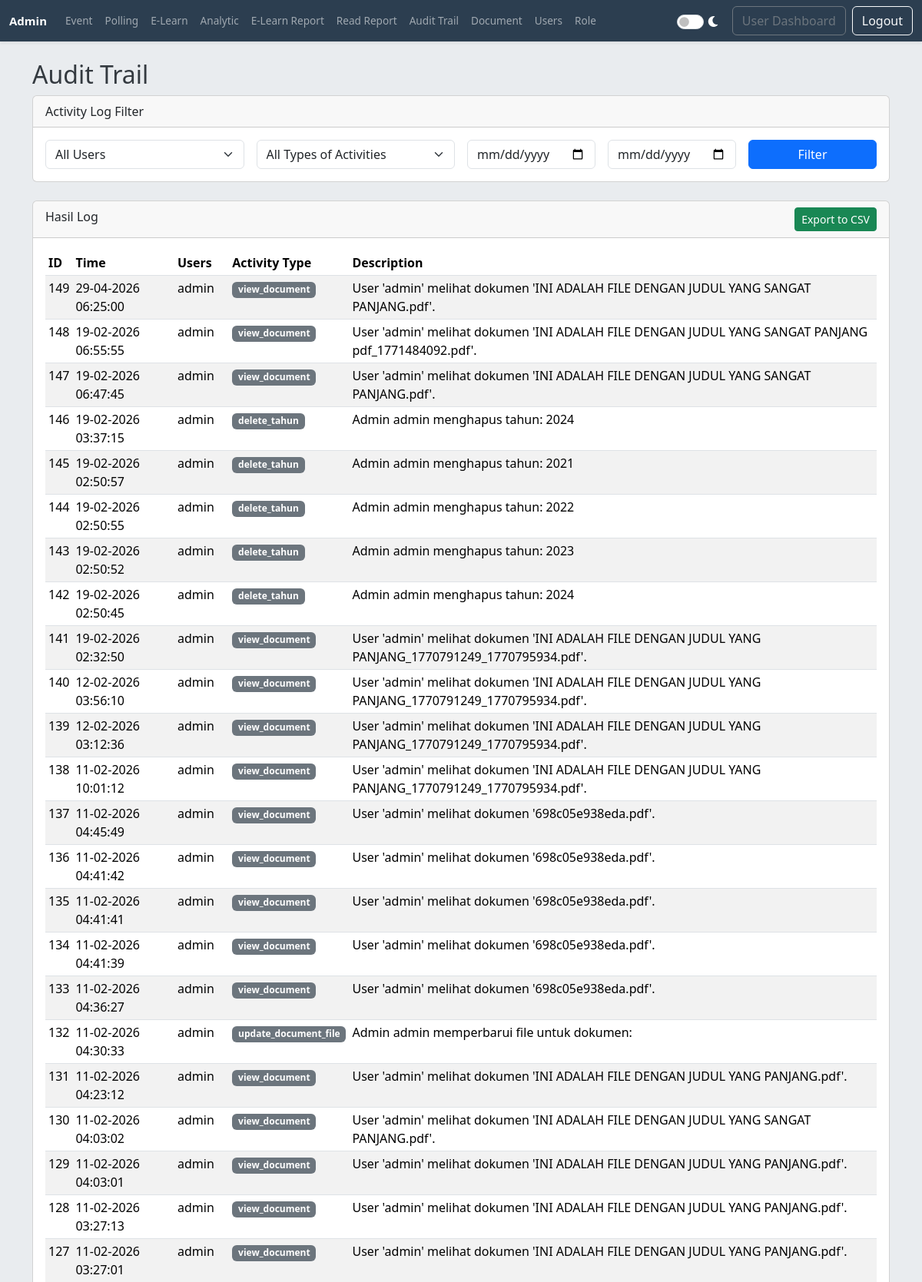
The app's page /admin/audit_trail.php (signed in, upper part) with its own data.
### tables this page shows
CREATE TABLE IF NOT EXISTS `activity_logs` (
  `id` int NOT NULL AUTO_INCREMENT,
  `user_id` int NOT NULL,
  `activity_type` varchar(255) NOT NULL,
  `description` text NOT NULL,
  `document_id` int DEFAULT NULL,
  `folder_id` int DEFAULT NULL,
  `timestamp` timestamp NOT NULL DEFAULT CURRENT_TIMESTAMP,
  PRIMARY KEY (`id`) USING BTREE,
  KEY `user_id` (`user_id`) USING BTREE,
  CONSTRAINT `activity_logs_ibfk_1` FOREIGN KEY (`user_id`) REFERENCES `users` (`id`) ON DELETE CASCADE ON UPDATE RESTRICT
);

CREATE TABLE IF NOT EXISTS `users` (
  `id` int NOT NULL AUTO_INCREMENT,
  `username` varchar(50) NOT NULL,
  `password` varchar(255) NOT NULL,
  `role_id` int DEFAULT '2',
  `profile_picture` varchar(255) DEFAULT NULL,
  `is_active` tinyint(1) NOT NULL DEFAULT '1',
  `departement_id` int DEFAULT NULL,
  `theme` varchar(10) NOT NULL DEFAULT 'light',
  PRIMARY KEY (`id`) USING BTREE,
  UNIQUE KEY `username` (`username`) USING BTREE,
  KEY `users_ibfk_2` (`role_id`) USING BTREE,
  CONSTRAINT `users_ibfk_2` FOREIGN KEY (`role_id`) REFERENCES `roles` (`id`) ON DELETE SET NULL ON UPDATE RESTRICT
);

### includes/theme_handler.php (called while the page is built, shortened)
<?php
function get_theme_class() {
    return ($_SESSION['theme'] ?? 'light') === 'dark' ? 'dark-mode' : '';
}
$theme_class = get_theme_class();
?>

### admin/audit_trail.php (the view, shortened to what this page needs)
<?php
require_once '../includes/theme_handler.php';
require_once '../includes/db_connect.php';
$where_clauses = [];
$where_sql = count($where_clauses) > 0 ? 'WHERE ' . implode(' AND ', $where_clauses) : '';
$sql = "SELECT al.id, u.username, al.activity_type, al.description, al.timestamp
        FROM activity_logs al
        JOIN users u ON al.user_id = u.id
        $where_sql
        ORDER BY al.timestamp DESC";
$stmt = $conn->prepare($sql);
$stmt->execute();
$logs = $stmt->get_result()->fetch_all(MYSQLI_ASSOC);
?>
<!DOCTYPE html>
<html lang="id" data-api-path="../">
<head>
    <head>
        <link rel="stylesheet" href="../assets/css/bootstrap.min.css">
        <link rel="stylesheet" href="https://cdnjs.cloudflare.com/ajax/libs/font-awesome/6.0.0-beta3/css/all.min.css">
        <link rel="stylesheet" href="../assets/css/style.css">
    <body class="<?= $theme_class ?>"> <?php include 'admin_nav.php'; ?>
        <div class="container mt-4">
            <h2>Audit Trail</h2>
            <div class="card mb-4">
                <div class="card-header">Activity Log Filter</div>
                <div class="card-body">
                    <form method="GET" class="row g-3">
                        <div class="col-md-3">
                            <select name="user_id" class="form-select">
                                <option value="">All Users</option>
                            </select>
                        </div>
                        <div class="col-md-3">
                            <select name="activity_type" class="form-select">
                                <option value="">All Types of Activities</option>
                            </select>
                        </div>
                        <div class="col-md-2"><input type="date" name="start_date" class="form-control"
                                value="<?= $_GET['start_date'] ?? '' ?>"></div>
                        <div class="col-md-2"><input type="date" name="end_date" class="form-control"
                                value="<?= $_GET['end_date'] ?? '' ?>"></div>
                        <div class="col-md-2 d-grid"><button type="submit" class="btn btn-primary">Filter</button></div>
                    </form>
                </div>
            </div>
            <div class="card">
                <div class="card-header">
                    Hasil Log
                    <a href="export_audit_log.php?<?= http_build_query($_GET) ?>"
                        class="btn btn-success btn-sm float-end">Export to CSV</a>
                </div>
                <div class="card-body">
                    <table class="table table-striped table-sm">
                        <thead>
                            <tr>
                                <th>ID</th>
                                <th>Time</th>
                                <th>Users</th>
                                <th>Activity Type</th>
                                <th>Description</th>
                            </tr>
                        </thead>
                        <tbody>
                            <?php if (count($logs) > 0): ?>
                                    <?php foreach ($logs as $log): ?>
                                            <tr>
                                                <td><?= $log['id'] ?></td>
                                                <td><?= date('d-m-Y H:i:s', strtotime($log['timestamp'])) ?></td>
                                                <td><?= htmlspecialchars($log['username']) ?></td>
                                                <td><span
                                                        class="badge bg-secondary"><?= htmlspecialchars($log['activity_type']) ?></span>
                                                </td>
                                                <td><?= htmlspecialchars($log['description']) ?></td>
                                            </tr>
                                    <?php endforeach; ?>
                            <?php else: ?>
                                    <tr>
                                        <td colspan="5" class="text-center">No logs matched the filter.</td>
                                    </tr>
                            <?php endif; ?>
                        </tbody>
                    </table>
                </div>
            </div>
        </div>
    </body>
</html>

### assets/css/style.css (style rules this page uses)
html, body { height: 100%; margin: 0; padding: 0; transition: background-color 0.3s, color 0.3s; }
body { font-family: 'Segoe UI', Arial, sans-serif; background-color: #e9ecef; color: #343a40; display: flex; flex-direction: column; }

### records on screen
activity_logs: id "149", timestamp "29-04-2026 06:25:00", user.username "admin", activity_type "view_document", description "User 'admin' melihat dokumen 'INI ADALAH FILE DENGAN JUDUL YANG SANGAT PANJANG.pdf'."
activity_logs: id "148", timestamp "19-02-2026 06:55:55", user.username "admin", activity_type "view_document", description "User 'admin' melihat dokumen 'INI ADALAH FILE DENGAN JUDUL YANG SANGAT PANJANG pdf_1771484092.pdf'."
activity_logs: id "147", timestamp "19-02-2026 06:47:45", user.username "admin", activity_type "view_document", description "User 'admin' melihat dokumen 'INI ADALAH FILE DENGAN JUDUL YANG SANGAT PANJANG.pdf'."
activity_logs: id "146", timestamp "19-02-2026 03:37:15", user.username "admin", activity_type "delete_tahun", description "Admin admin menghapus tahun: 2024"
activity_logs: id "145", timestamp "19-02-2026 02:50:57", user.username "admin", activity_type "delete_tahun", description "Admin admin menghapus tahun: 2021"
activity_logs: id "144", timestamp "19-02-2026 02:50:55", user.username "admin", activity_type "delete_tahun", description "Admin admin menghapus tahun: 2022"
activity_logs: id "143", timestamp "19-02-2026 02:50:52", user.username "admin", activity_type "delete_tahun", description "Admin admin menghapus tahun: 2023"
activity_logs: id "142", timestamp "19-02-2026 02:50:45", user.username "admin", activity_type "delete_tahun", description "Admin admin menghapus tahun: 2024"
activity_logs: id "141", timestamp "19-02-2026 02:32:50", user.username "admin", activity_type "view_document", description "User 'admin' melihat dokumen 'INI ADALAH FILE DENGAN JUDUL YANG PANJANG_1770791249_1770795934.pdf'."
activity_logs: id "140", timestamp "12-02-2026 03:56:10", user.username "admin", activity_type "view_document", description "User 'admin' melihat dokumen 'INI ADALAH FILE DENGAN JUDUL YANG PANJANG_1770791249_1770795934.pdf'."
activity_logs: id "139", timestamp "12-02-2026 03:12:36", user.username "admin", activity_type "view_document", description "User 'admin' melihat dokumen 'INI ADALAH FILE DENGAN JUDUL YANG PANJANG_1770791249_1770795934.pdf'."
activity_logs: id "138", timestamp "11-02-2026 10:01:12", user.username "admin", activity_type "view_document", description "User 'admin' melihat dokumen 'INI ADALAH FILE DENGAN JUDUL YANG PANJANG_1770791249_1770795934.pdf'."
activity_logs: id "137", timestamp "11-02-2026 04:45:49", user.username "admin", activity_type "view_document", description "User 'admin' melihat dokumen '698c05e938eda.pdf'."
activity_logs: id "136", timestamp "11-02-2026 04:41:42", user.username "admin", activity_type "view_document", description "User 'admin' melihat dokumen '698c05e938eda.pdf'."
activity_logs: id "135", timestamp "11-02-2026 04:41:41", user.username "admin", activity_type "view_document", description "User 'admin' melihat dokumen '698c05e938eda.pdf'."
activity_logs: id "134", timestamp "11-02-2026 04:41:39", user.username "admin", activity_type "view_document", description "User 'admin' melihat dokumen '698c05e938eda.pdf'."
activity_logs: id "133", timestamp "11-02-2026 04:36:27", user.username "admin", activity_type "view_document", description "User 'admin' melihat dokumen '698c05e938eda.pdf'."
activity_logs: id "132", timestamp "11-02-2026 04:30:33", user.username "admin", activity_type "update_document_file", description "Admin admin memperbarui file untuk dokumen:"
activity_logs: id "131", timestamp "11-02-2026 04:23:12", user.username "admin", activity_type "view_document", description "User 'admin' melihat dokumen 'INI ADALAH FILE DENGAN JUDUL YANG PANJANG.pdf'."
activity_logs: id "130", timestamp "11-02-2026 04:03:02", user.username "admin", activity_type "view_document", description "User 'admin' melihat dokumen 'INI ADALAH FILE DENGAN JUDUL YANG SANGAT PANJANG.pdf'."
activity_logs: id "129", timestamp "11-02-2026 04:03:01", user.username "admin", activity_type "view_document", description "User 'admin' melihat dokumen 'INI ADALAH FILE DENGAN JUDUL YANG PANJANG.pdf'."
activity_logs: id "128", timestamp "11-02-2026 03:27:13", user.username "admin", activity_type "view_document", description "User 'admin' melihat dokumen 'INI ADALAH FILE DENGAN JUDUL YANG PANJANG.pdf'."
activity_logs: id "127", timestamp "11-02-2026 03:27:01", user.username "admin", activity_type "view_document", description "User 'admin' melihat dokumen 'INI ADALAH FILE DENGAN JUDUL YANG PANJANG.pdf'."
